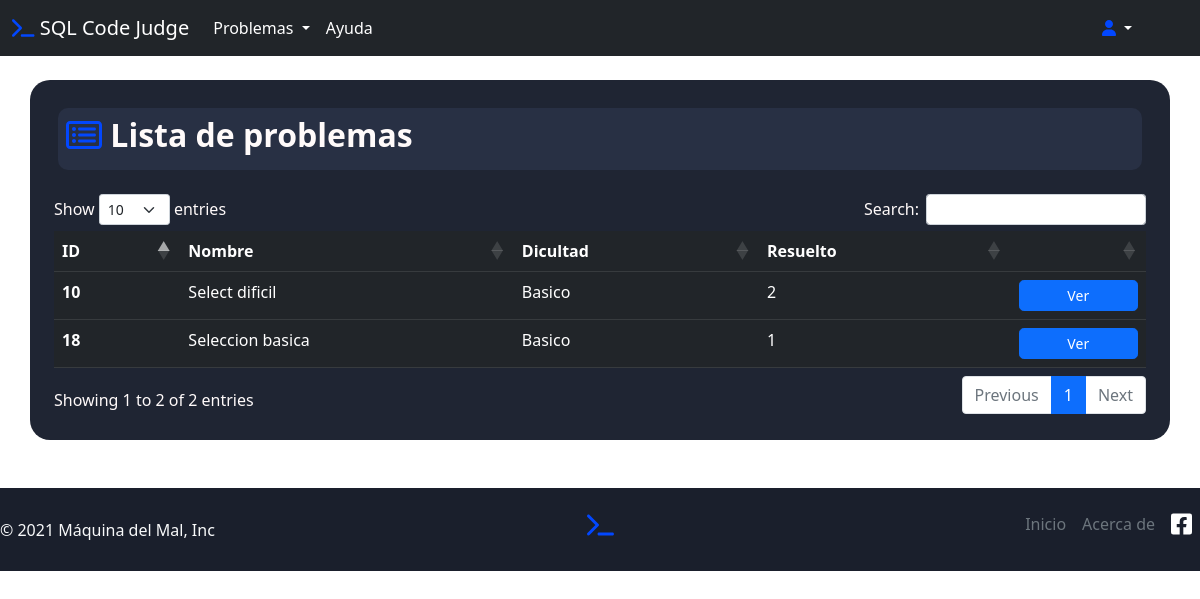
Screenshot of /php/listaProblemas.php with the database file from the repository.
### tables this page shows
CREATE TABLE `problema` (
  `idPROBLEMA` int(11) NOT NULL,
  `Titulo` varchar(45) NOT NULL,
  `Descripcion` longtext NOT NULL,
  `DOCENTE_idUsuario` int(11) NOT NULL,
  `Solucion` longtext NOT NULL,
  `CATEGORIA_idCATEGORIA` int(11) NOT NULL,
  `dificultad` enum('Basico','Intermedio','Avanzado') NOT NULL,
  `NombreBaseDatos` enum('World','Sakila','Nwind') NOT NULL
);

### php/listaProblemas.php (the view, shortened to what this page needs)
<?php
$conexion = conectar();
?>
<!DOCTYPE html>
<html lang="es">
<head>
    <link rel="stylesheet" href="../css/style-main.css">
    <link href="https://cdn.jsdelivr.net/npm/bootstrap@5.1.1/dist/css/bootstrap.min.css" rel="stylesheet">
    <link rel="stylesheet" href="https://cdn.datatables.net/1.11.3/css/dataTables.bootstrap5.min.css">
    <link rel="stylesheet" href="https://cdn.datatables.net/autofill/2.3.7/css/autoFill.bootstrap5.min.css">
</head>
<body>
    <div>
        <nav class="navbar navbar-expand-lg navbar-dark bg-dark">
            <div class="container-fluid">
                <a class="navbar-brand" href="../index.php" id="logo"><i class="fas fa-terminal" style="color: #0247fe;"></i> SQL Code Judge</a>
                <div class="collapse navbar-collapse" id="navbarSupportedContent">
                    <ul class="navbar-nav me-auto mb-2 mb-lg-0">
                        <li class="nav-item dropdown">
                            <a class="nav-link dropdown-toggle" href="#" id="navbarDropdown" role="button" data-bs-toggle="dropdown" aria-expanded="false">
                                Problemas
                            </a>
                        </li>
                        <li class="nav-item">
                            <a class="nav-link active" aria-current="page" href="#">Ayuda</a>
                        </li>
                    </ul>
                    <ul class="navbar-nav  mb-2 mb-lg-0">
                        <li class="nav-item dropdown mx-5">
                            <a class="nav-link dropdown-toggle" href="#" id="navbarDropdown" role="button" data-bs-toggle="dropdown" aria-expanded="false">
                                <i class="fas fa-user" style="color: #0247fe;"></i> <?php echo $_SESSION['nombres'] . " " . $_SESSION['apellidos'] ?>
                            </a>
                        </li>
                    </ul>
                </div>
            </div>
        </nav>
        <div class="dark-container container card-body mt-4 p-4">
            <div class="dark-div mt-1 mx-1 mb-4 py-2 px-2">
                <h2 style="color: snow;"><i class="far fa-list-alt" style="color: #0247fe;"></i> <strong>Lista de problemas</strong></h2>
            </div>
            <table id="tablasLista" class="table table-dark table-hover" style="width:100%">
                <thead>
                    <tr>
                        <th scope="col">ID</th>
                        <th scope="col">Nombre</th>
                        <th scope="col">Dicultad</th>
                        <th scope="col">Resuelto</th>
                        <th scope="col"></th>
                    </tr>
                </thead>
                <tbody>
                    <?php
                    $sql = "select P.idPROBLEMA,P.titulo,P.dificultad,
                                (
                                    select count(distinct E.ALUMNO_idAlumno) from envio E where E.Estado= 'AC' AND E.PROBLEMA_idPROBLEMA = P.idPROBLEMA
                                )as Resueltos
                                from PROBLEMA P ;";
                    $resultado = mysqli_query($conexion, $sql);
                    while ($mostra = mysqli_fetch_array($resultado)) {
                    ?>
                        <tr>
                            <th><?php echo $mostra['idPROBLEMA'] ?></th>
                            <td><?php echo $mostra['titulo'] ?></td>
                            <td><?php echo $mostra['dificultad'] ?></td>
                            <td><?php echo $mostra['Resueltos'] ?></td>
                            <form action="Problema.php">
                                <td><button type="submit" class="btn btn-primary btn-sm w-100 rounded-3" name="id" value="<?php echo $mostra['idPROBLEMA'] ?>">Ver</button></td>
                            </form>
                        </tr>
                    <?php
                    }
                    ?>
                </tbody>
            </table>
        </div>
    </div>
</body>
<footer class="footer-color d-flex flex-wrap justify-content-between align-items-center py-3 mt-5">
        <p class="col-md-4 mb-0 text-light">&copy; 2021 Máquina del Mal, Inc</p>
        <a href="../index.php" class="col-md-4 d-flex align-items-center justify-content-center mb-3 mb-md-0 me-md-auto link-dark text-decoration-none">
            <h4><i class="fas fa-terminal" style="color: #0247fe;"></i></h4>
        </a>
        <ul class="nav col-md-4 justify-content-end">
            <li class="nav-item"><a href="../index.php" class="nav-link px-2 text-muted">Inicio</a></li>
            <li class="nav-item"><a href="http://www.itsur.edu.mx/ing_sistemas.php" class="nav-link px-2 text-muted">Acerca de</a></li>
            <li class="nav-item">
                <a href="https://www.facebook.com/ITSURGTO" class="nav-link px-2 text-muted">
                    <i class="h4 fab fa-facebook-square" style="color: rgb(255, 255, 255);"></i></a>
            </li>
        </ul>
</footer>
</html>

### css/style-main.css (style rules this page uses)
body { height: 100%; background-image: url("../img/4882065.svg"); background-size: cover; background-size: 150%; background-repeat: no-repeat; background-position: center center; background-attachment: fixed; color: snow !important; }
.dark-container { background-color: #1f2533 !important; width: 100% !important; height: 100% !important; border-radius: 20px !important; }
.dark-div { background-color: #283044 !important; border-radius: 10px !important; }
#navbarDropdown { color: white; }
.footer-color { background-color: #1a1f2c; }

### rows the page displays
problema: idPROBLEMA "10", Titulo "Select dificil", dificultad "Basico", Resueltos "2"
problema: idPROBLEMA "18", Titulo "Seleccion basica", dificultad "Basico", Resueltos "1"
